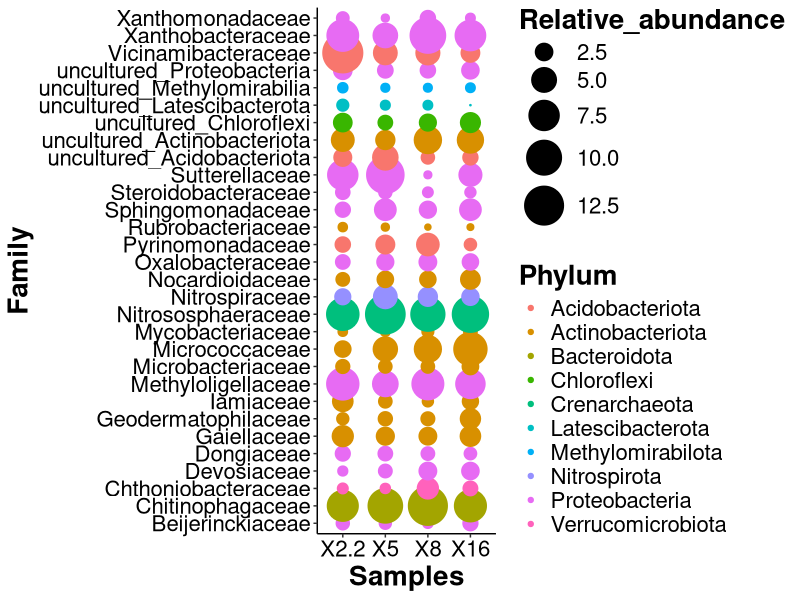

Write R code to recreate this figure.
library("reshape2")
library("ggplot2")

# Figure 4

# BROADBALK

# all treatments - commonest core features (40)

setwd(":.../Figure 4/")

BB <- read.table(file = "core_all.txt", header=TRUE)

BB

BBm <- melt(BB, id.vars = c("Phylum", "Family"), variable.name ="Samples", value.name = "Relative_abundance")
BBm

gBBm <- ggplot(BBm, aes(x = Samples, y = Family)) 

gBBm + geom_point(aes(color = Phylum, size = Relative_abundance)) + 
  scale_size(range = range(BBm$Relative_abundance)) +
  theme_classic() +
  theme(axis.title = element_text(color="black", size=20, face="bold")) + 
  theme(axis.text = element_text(color="black", size=16, face="plain")) + 
  theme(legend.text = element_text(colour="black", size=16, face = "plain")) + 
  theme(legend.title = element_text(colour="black", size=20, face="bold")) 